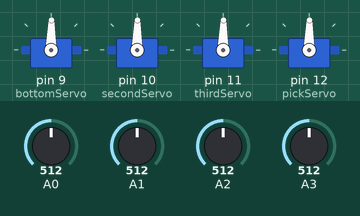
Simulated run of this sketch. Board: Arduino Uno, built with avr-gcc and run on an emulated ATmega328P. Parts: 4 × servo. The test bench sets the inputs (shaded band); at power-on: A0 = 512, A1 = 512, A2 = 512, A3 = 512.

Above: at 1.2 s.
1.3 s: A0 set to 716
At 1.7 s:
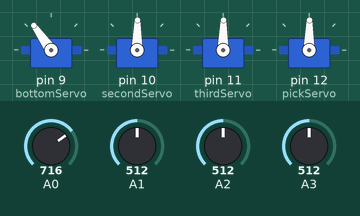
2.8 s: A1 set to 716
At 4.0 s:
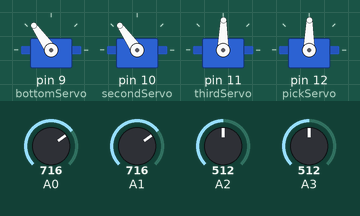
4.3 s: A2 set to 716
At 5.2 s:
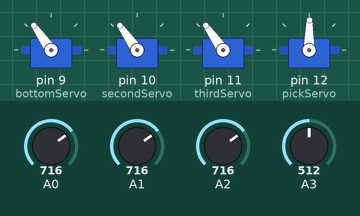
5.8 s: A3 set to 716
At 6.3 s:
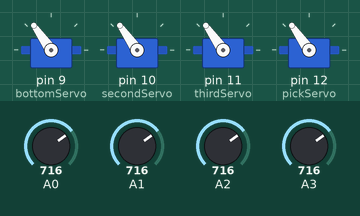
7.3 s: A0 set to 992
At 8.5 s:
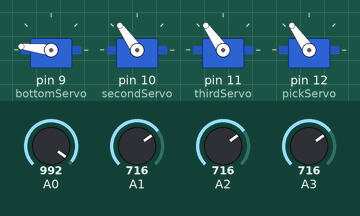
8.8 s: A1 set to 992
At 9.8 s:
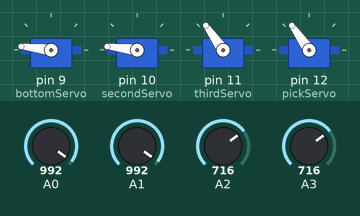
Timing chart, 0 to 11.3 s (numbered marks = the images above; inputs shaded):
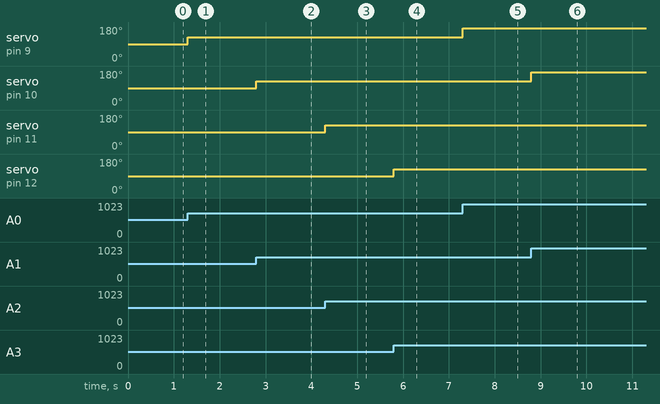

Measured:
- after the input at 1.3 s, servo on pin 9 (bottomServo): 89° → 125° at once
- after the input at 2.8 s, servo on pin 10 (secondServo): 89° → 125° at once
- after the input at 4.3 s, servo on pin 11 (thirdServo): 89° → 125° at once
- after the input at 5.8 s, servo on pin 12 (pickServo): 89° → 125° at once
- after the input at 7.3 s, servo on pin 9 (bottomServo): 125° → 173° at once
- after the input at 8.8 s, servo on pin 10 (secondServo): 125° → 173° at once

The sketch:

mimicing_robot.ino
```cpp
#include <Servo.h>

Servo bottomServo;
Servo secondServo;
Servo thirdServo;
Servo pickServo;  // create servo object to control a servo

const int button1 = 2; //Buttons
const int button2 = 3;

int button1Presses = 0; //Button values
boolean button2Pressed = false;


int bottomServoPosSaves[] = {1,1,1,1,1}; //position saves
int secondServoPosSaves[] = {1,1,1,1,1};
int thirdServoPosSaves[] = {1,1,1,1,1};
int pickServoPosSaves[] = {1,1,1,1,1};

void setup() {
  // initialize serial communication at 9600 bits per second:
  Serial.begin(9600);

  bottomServo.attach(9);  // attaches the bottomServo on pin 9 to the servo object
  secondServo.attach(10);  // attaches the 2ndServo on pin 10 to the servo object
  thirdServo.attach(11);  // attaches the 3rdServo on pin 11 to the servo object
  pickServo.attach(12);  // attaches the pickServo on pin 12 to the servo object

  pinMode(button1, INPUT);
  pinMode(button2, INPUT);
}

void loop() {
  // reads the value of the potentiometer at bottom(value between 0 and 1023)
  int bottomPotValue = analogRead(A0);

  // reads the value of the potentiometer in the middle(value between 0 and 1023)
  int middlePotValue = analogRead(A1);

  // reads the value of the potentiometer at top(value between 0 and 1023)
  int topPotValue = analogRead(A2);

  // reads the value of the potentiometer fixed seperately(value between 0 and 1023)
  int sepPotValue = analogRead(A3);

  // scales it to use it with the servo (value between 0 and 180)
  int bottomPotAngle = map(bottomPotValue, 0, 1023, 0, 179);
  int middlePotAngle = map(middlePotValue, 0, 1023, 0, 179);
  int topPotAngle = map(topPotValue, 0, 1023, 0, 179);
  int sepPotAngle = map(sepPotValue, 0, 1023, 0, 179);

  // sets the servo position according to the scaled value
  bottomServo.write(bottomPotAngle);
  secondServo.write(middlePotAngle);
  thirdServo.write(topPotAngle);
  pickServo.write(sepPotAngle);

  /*
  if(digitalRead(button1) == HIGH)
  { // This will check how many times button1 is pressed and save the positions to an array depending on how many times it is pressed;
    //switch/case works like an if statement
    button1Presses++;
    switch(button1Presses){
      case 1:
        bottomServoPosSaves[0] = bottomPotAngle;
        secondServoPosSaves[0] = middlePotAngle;
        thirdServoPosSaves[0] = topPotAngle;
        pickServoPosSaves[0] = sepPotAngle;
        Serial.println("Pos 1 Saved");
        break;

      case 2:
        bottomServoPosSaves[1] = bottomPotAngle;
        secondServoPosSaves[1] = middlePotAngle;
        thirdServoPosSaves[1] = topPotAngle;
        pickServoPosSaves[1] = sepPotAngle;
        Serial.println("Pos 2 Saved");
        break;

      case 3:
        bottomServoPosSaves[2] = bottomPotAngle;
        secondServoPosSaves[2] = middlePotAngle;
        thirdServoPosSaves[2] = topPotAngle;
        pickServoPosSaves[2] = sepPotAngle;
        Serial.println("Pos 3 Saved");
        break;

      case 4:
        bottomServoPosSaves[3] = bottomPotAngle;
        secondServoPosSaves[3] = middlePotAngle;
        thirdServoPosSaves[3] = topPotAngle;
        pickServoPosSaves[3] = sepPotAngle;
        Serial.println("Pos 4 Saved");
        break;

      case 5:
        bottomServoPosSaves[4] = bottomPotAngle;
        secondServoPosSaves[4] = middlePotAngle;
        thirdServoPosSaves[4] = topPotAngle;
        pickServoPosSaves[4] = sepPotAngle;
        Serial.println("Pos 5 Saved");
        break;
    }
  }

  if(digitalRead(button2) == HIGH){ // Pretty self-explnatory here
    button2Pressed = true;
  }

  if(button2Pressed){ // if the boolean button2Press is true, then the servos will run though all their saved positions
    for(int i = 0; i < 5; i++){
        bottomServo.write(bottomServoPosSaves[i]);
        secondServo.write(secondServoPosSaves[i]);
        thirdServo.write(thirdServoPosSaves[i]);
        pickServo.write(pickServoPosSaves[i]);

        Serial.println(" potentimeter Angles: ");

        Serial.println(bottomServoPosSaves[i]);
        Serial.println(secondServoPosSaves[i]);
        Serial.println(thirdServoPosSaves[i]);
        Serial.println(pickServoPosSaves[i]);
        delay(1050);
      }
  }
  delay(300);
  */

}
```
